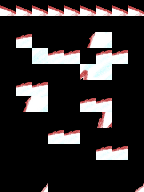

The image is a tile-based game level rendered from a .tmx file. Its description and source (layers, tilesets, objects; grid data summarised) follow:
An orthogonal 9x12 tile map with 16x16 px tiles, 1 tile layer (Tile Layer 1) and 2 objects (player, key).

<map version="1.2" tiledversion="1.2.3" orientation="orthogonal" renderorder="right-down" width="9" height="12" tilewidth="16" tileheight="16" infinite="0" nextlayerid="4" nextobjectid="19">
 <tileset firstgid="1" source="MySprites.tsx" />
 <layer id="1" name="Tile Layer 1" width="9" height="12">
  <data>[108 cells, 62 non-empty, 15 distinct tile ids]</data>
 </layer>
 <objectgroup id="2" name="Entities">
  <object id="17" name="player" type="player" gid="81" x="20.5503" y="77.4371" width="16" height="16" />
  <object id="18" name="key" type="key" gid="87" x="60.7322" y="39.3701" width="16" height="16" />
 </objectgroup>
</map>